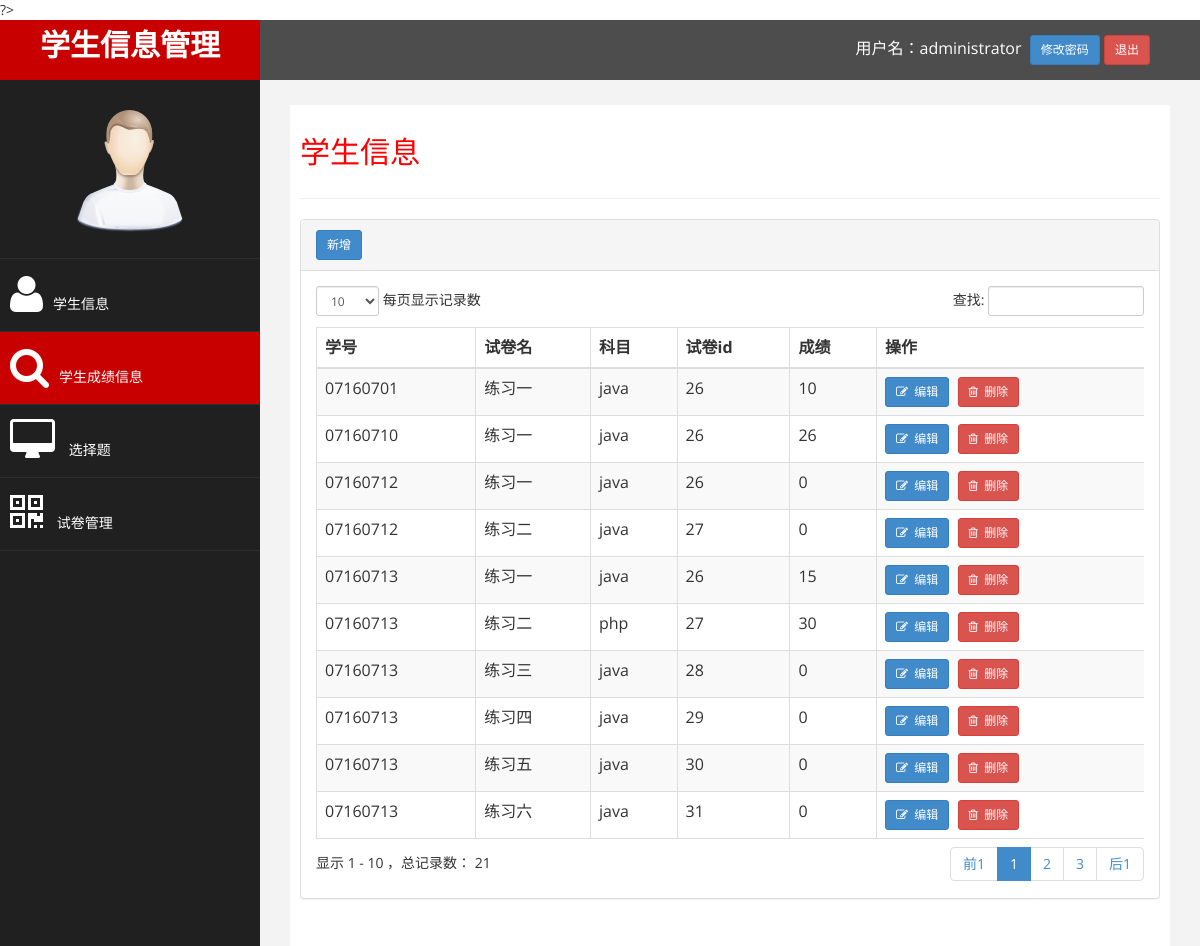
/score.php (signed in), run on the app's committed database.
### tables this page shows
CREATE TABLE `score` (
  `id` int(10) UNSIGNED NOT NULL,
  `studentId` varchar(8) NOT NULL,
  `test_name` varchar(50) NOT NULL,
  `subject` varchar(50) NOT NULL,
  `paper_id` int(10) UNSIGNED NOT NULL COMMENT '试卷id',
  `mark` int(11) NOT NULL
);

### score.php (the view, shortened to what this page needs)
<?php
require_once 'base.php';
$query = "select * from score";
$result = mysql_query ( $query );
?>
<div id="page-wrapper">
	<div id="page-inner">
		<div class="row">
			<div class="col-md-12">
				<h2>学生信息</h2>
			</div>
		</div>
		<hr />
		<div class="row">
			<div class="col-md-12">
				<div class="panel panel-default">
					<div class="panel-heading">
						<a class='btn btn-primary btn-sm shiny' href='insertscore.php'>新增</a>
					</div>
					<div class="panel-body">
						<div class="table-responsive">
							<table class="table table-striped table-bordered table-hover"
								id="dataTables-example">
								<thead>
									<tr>
										<th>学号</th>
										<th>试卷名</th>
										<th>科目</th>
										<th>试卷id</th>
										<th>成绩</th>
										<th>操作</th>
									</tr>
								</thead>
								<tbody>
								<?php
								$lineno = 0;
								while ( $row = mysql_fetch_array ( $result ) ) {
									$lineno ++;
									$rowstyle = $lineno % 2 == 1 ? "odd gradeX" : 'even gradeC';
									echo "<tr class=" . $rowstyle . ">";
									echo "<td>" . $row ['studentId'] . "</td>";
									echo "<td>" . $row ['test_name'] . "</td>";
									echo "<td>" . $row ['subject'] . "</td>";
									echo "<td>" . $row ['paper_id'] . "</td>";
									echo "<td>" . $row ['mark'] . "</td>";
									echo "<td><a class='btn btn-primary btn-sm shiny' href='editscore.php?id=" . $row ['id'] . "'><i class='fa fa-edit fa-1x'></i>&nbsp;&nbsp;编辑</a>&nbsp;&nbsp;<a class='btn btn-danger btn-sm shiny' href='deletescore.php?id=" . $row ['id'] . "'><i class='fa fa-trash-o' fa-1x'></i>&nbsp;&nbsp;删除</a></td>";
									echo "</tr>";
								}
								?>
								</tbody>
							</table>
						</div>
					</div>
				</div>
			</div>
		</div>
	</div>
</div>
</div>
</body>
</html>

### assets/css/custom.css (style rules this page uses)
body { font-family: 'Open Sans', sans-serif; }
#page-wrapper { padding: 15px 15px; min-height: 600px; background:#F3F3F3; }
#page-inner { width:100%; margin:10px 20px 10px 0px; background-color:#fff!important; padding:10px; min-height:1200px; }
h2 { color: #f00; }
@media (min-width:768px) { #page-wrapper { margin: 0 0 0 260px; padding: 15px 30px; min-height: 1200px; } }

### data on the page
score: studentId "07160701", test_name "练习一", subject "java", paper "26", mark "10"
score: studentId "07160713", test_name "练习一", subject "java", paper "26", mark "15"
score: studentId "07160710", test_name "练习一", subject "java", paper "26", mark "26"
score: studentId "07160713", test_name "练习二", subject "php", paper "27", mark "30"
score: studentId "07160713", test_name "练习三", subject "java", paper "28", mark "0"
score: studentId "07160713", test_name "练习四", subject "java", paper "29", mark "0"
score: studentId "07160713", test_name "练习五", subject "java", paper "30", mark "0"
score: studentId "07160712", test_name "练习一", subject "java", paper "26", mark "0"
score: studentId "07160713", test_name "练习六", subject "java", paper "31", mark "0"
score: studentId "07160712", test_name "练习二", subject "java", paper "27", mark "0"

### other printed values
$userName "administrator"
